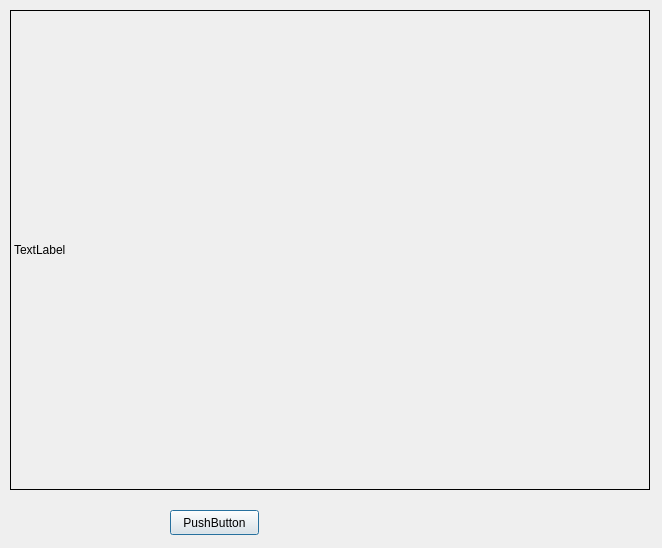
<?xml version="1.0" encoding="UTF-8"?>
<ui version="4.0">
 <class>DialogVideo</class>
 <widget class="QDialog" name="DialogVideo">
  <property name="geometry">
   <rect>
    <x>0</x>
    <y>0</y>
    <width>662</width>
    <height>548</height>
   </rect>
  </property>
  <property name="windowTitle">
   <string>Dialog</string>
  </property>
  <widget class="QLabel" name="label">
   <property name="geometry">
    <rect>
     <x>10</x>
     <y>10</y>
     <width>640</width>
     <height>480</height>
    </rect>
   </property>
   <property name="frameShape">
    <enum>QFrame::Panel</enum>
   </property>
   <property name="text">
    <string>TextLabel</string>
   </property>
  </widget>
  <widget class="QPushButton" name="pushButton">
   <property name="geometry">
    <rect>
     <x>170</x>
     <y>510</y>
     <width>89</width>
     <height>25</height>
    </rect>
   </property>
   <property name="text">
    <string>PushButton</string>
   </property>
  </widget>
 </widget>
 <resources/>
 <connections/>
</ui>
